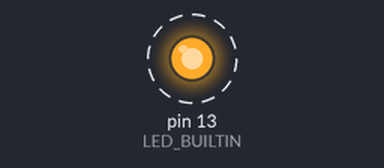
Bench run of a sketch on a simulated Arduino Uno, built with avr-gcc and run on an emulated ATmega328P. Shown: output pins drawn as LEDs (lit = HIGH). Dashed ring = blinking.

Above: at 0.5 s.
Timing chart, 0 to 4.6 s (numbered marks = the images above):
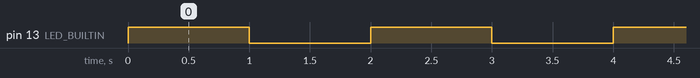

Measured:
- by itself, pin 13 (LED_BUILTIN): alternates HIGH for 1.0 s and LOW for 1.0 s

The sketch:

basic-1.ino
```cpp
#define onboardLED 10
#define addc 0
#define W 4
#define B 5
#define G 6
#define R 7
#define WS2 9

// the setup function runs once when you press reset or power the board
void setup() {
  // initialize digital pin LED_BUILTIN as an output.
  pinMode(LED_BUILTIN, OUTPUT);
  Serial.begin(9600);
}

// the loop function runs over and over again forever
void loop() {
  digitalWrite(LED_BUILTIN, HIGH);   // turn the LED on (HIGH is the voltage level)
  delay(1000);                       // wait for a second
  digitalWrite(LED_BUILTIN, LOW);    // turn the LED off by making the voltage LOW
  delay(1000);                       // wait for a second
}
```
